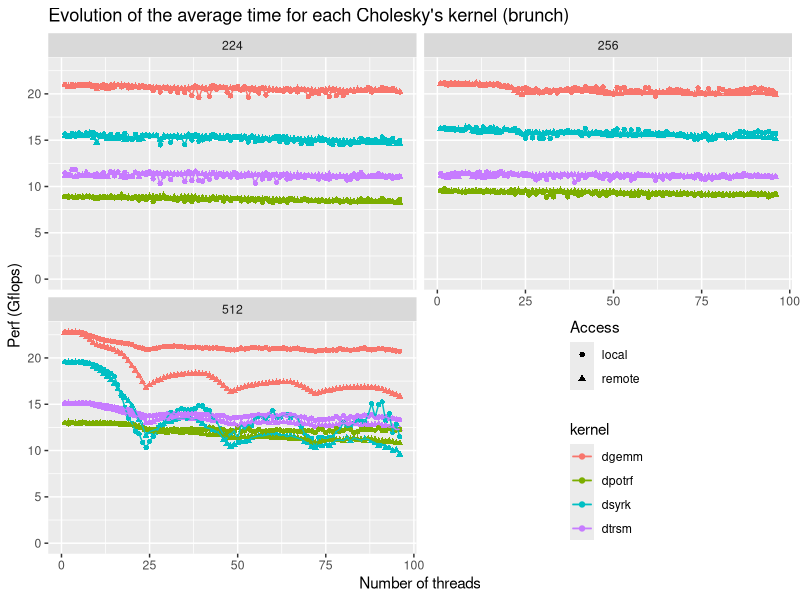

The R source for this figure:
library(ggplot2)
library(plyr)
library(lattice)
library(reshape)

framegemm = read.table("./summarized_all_data_dgemm.dat", header=TRUE)
avg_dgemm = ddply(framegemm, c("Exp", "Blocksize", "Access", "total_cores", "kernel"), summarize, thread_avg = mean(GFlops), Std=sd(GFlops), Nxp=length(Exp))

frametrsm = read.table("./summarized_all_data_dtrsm.dat", header=TRUE)
avg_dtrsm = ddply(frametrsm, c("Exp", "Blocksize", "Access", "total_cores", "kernel"), summarize, thread_avg = mean(GFlops), Std=sd(GFlops), Nxp=length(Exp))

framepotrf = read.table("./summarized_all_data_dpotrf.dat", header=TRUE)
avg_dpotrf = ddply(framepotrf, c("Exp", "Blocksize", "Access", "total_cores", "kernel"), summarize, thread_avg = mean(GFlops), Std=sd(GFlops), Nxp=length(Exp))

framesyrk = read.table("./summarized_all_data_dsyrk.dat", header=TRUE)
avg_dsyrk = ddply(framesyrk, c("Exp", "Blocksize", "Access", "total_cores", "kernel"), summarize, thread_avg = mean(GFlops), Std=sd(GFlops), Nxp=length(Exp))

combined = rbind(avg_dgemm, avg_dsyrk, avg_dtrsm, avg_dpotrf)

pd = position_dodge(width=.1)



#Graph for distribution


pdf("big_thing.pdf", width = 10, height=10)


myplot = ggplot(combined, aes(x=total_cores, y = thread_avg))
#myplot = myplot + geom_bar(stat="identity", position=position_dodge())
myplot = myplot + geom_point(aes(shape=Access, colour=kernel))
myplot = myplot + geom_line(data=subset(combined, Access=="local"), aes(colour=kernel))
myplot = myplot + geom_line(data=subset(combined, Access=="remote"), aes(colour=kernel))
myplot = myplot + expand_limits(y=0)
myplot = myplot + facet_wrap(~Blocksize, ncol=2)
#myplot = myplot + theme(legend.position="right", legend.title=element_text(size=14), legend.text=element_text(size=13), axis.text=element_text(size=12))
myplot = myplot + theme(legend.position=c(0.75, 0.25))
myplot = myplot + ggtitle("Evolution of the average time for each Cholesky's kernel (brunch)")
myplot = myplot + ylab("Perf (Gflops)")
myplot = myplot + xlab("Number of threads")

print(myplot)
dev.off()
quit()
